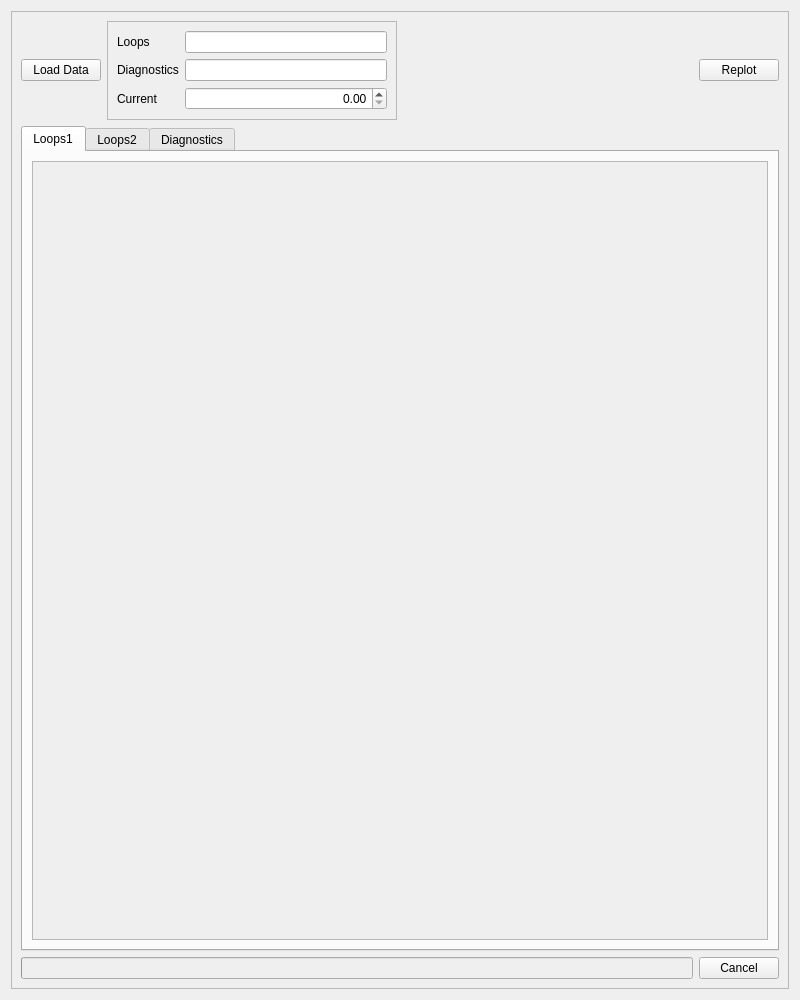
<?xml version="1.0" encoding="UTF-8"?>
<ui version="4.0">
 <class>FastDataLoggerDLLRF</class>
 <widget class="TaurusWidget" name="FastDataLoggerDLLRF">
  <property name="geometry">
   <rect>
    <x>0</x>
    <y>0</y>
    <width>800</width>
    <height>1000</height>
   </rect>
  </property>
  <property name="windowTitle">
   <string>ctrffdl</string>
  </property>
  <layout class="QGridLayout" name="gridLayout_5">
   <item row="0" column="0">
    <widget class="QScrollArea" name="generalScrollArea">
     <property name="widgetResizable">
      <bool>true</bool>
     </property>
     <widget class="QWidget" name="scrollAreaWidgetContents">
      <property name="geometry">
       <rect>
        <x>0</x>
        <y>0</y>
        <width>786</width>
        <height>986</height>
       </rect>
      </property>
      <layout class="QGridLayout" name="gridLayout">
       <item row="0" column="0">
        <layout class="QHBoxLayout" name="horizontalLayout_2">
         <item>
          <widget class="QPushButton" name="loadButton">
           <property name="text">
            <string>Load Data</string>
           </property>
          </widget>
         </item>
         <item>
          <widget class="QFrame" name="frame">
           <property name="minimumSize">
            <size>
             <width>285</width>
             <height>0</height>
            </size>
           </property>
           <property name="frameShape">
            <enum>QFrame::StyledPanel</enum>
           </property>
           <property name="frameShadow">
            <enum>QFrame::Raised</enum>
           </property>
           <layout class="QGridLayout" name="gridLayout_9">
            <item row="2" column="1">
             <widget class="QDoubleSpinBox" name="BeamCurrentValue">
              <property name="alignment">
               <set>Qt::AlignRight|Qt::AlignTrailing|Qt::AlignVCenter</set>
              </property>
             </widget>
            </item>
            <item row="1" column="1">
             <widget class="QLineEdit" name="DiagFileValue"/>
            </item>
            <item row="0" column="1">
             <widget class="QLineEdit" name="LoopsFileValue">
              <property name="minimumSize">
               <size>
                <width>0</width>
                <height>0</height>
               </size>
              </property>
             </widget>
            </item>
            <item row="2" column="0">
             <widget class="QLabel" name="CurrentLabel">
              <property name="text">
               <string>Current</string>
              </property>
             </widget>
            </item>
            <item row="1" column="0">
             <widget class="QLabel" name="DiagFileLabel">
              <property name="text">
               <string>Diagnostics</string>
              </property>
             </widget>
            </item>
            <item row="0" column="0">
             <widget class="QLabel" name="LoopsFileLabel">
              <property name="text">
               <string>Loops</string>
              </property>
             </widget>
            </item>
           </layout>
          </widget>
         </item>
         <item>
          <spacer name="horizontalSpacer">
           <property name="orientation">
            <enum>Qt::Horizontal</enum>
           </property>
           <property name="sizeHint" stdset="0">
            <size>
             <width>40</width>
             <height>20</height>
            </size>
           </property>
          </spacer>
         </item>
         <item>
          <widget class="timeAndDecimation" name="timeAndDecimation"/>
         </item>
         <item>
          <widget class="QPushButton" name="replotButton">
           <property name="text">
            <string>Replot</string>
           </property>
          </widget>
         </item>
        </layout>
       </item>
       <item row="1" column="0">
        <widget class="QTabWidget" name="plotsTab">
         <property name="currentIndex">
          <number>0</number>
         </property>
         <widget class="QWidget" name="loops1Tab">
          <attribute name="title">
           <string>Loops1</string>
          </attribute>
          <layout class="QGridLayout" name="gridLayout_2">
           <item row="0" column="0">
            <widget class="QScrollArea" name="loops1ScrollArea">
             <property name="widgetResizable">
              <bool>true</bool>
             </property>
             <widget class="QWidget" name="loops1ScrollAreaWidgetContents">
              <property name="geometry">
               <rect>
                <x>0</x>
                <y>0</y>
                <width>756</width>
                <height>812</height>
               </rect>
              </property>
              <layout class="QGridLayout" name="gridLayout_6">
               <item row="0" column="0">
                <widget class="Loops" name="loops1Plots"/>
               </item>
              </layout>
             </widget>
            </widget>
           </item>
          </layout>
         </widget>
         <widget class="QWidget" name="loops2Tab">
          <attribute name="title">
           <string>Loops2</string>
          </attribute>
          <layout class="QGridLayout" name="gridLayout_3">
           <item row="0" column="0">
            <widget class="QScrollArea" name="loops2ScrollArea">
             <property name="widgetResizable">
              <bool>true</bool>
             </property>
             <widget class="QWidget" name="loops2ScrollAreaWidgetContents">
              <property name="geometry">
               <rect>
                <x>0</x>
                <y>0</y>
                <width>756</width>
                <height>812</height>
               </rect>
              </property>
              <layout class="QGridLayout" name="gridLayout_7">
               <item row="0" column="0">
                <widget class="Loops" name="loops2Plots"/>
               </item>
              </layout>
             </widget>
            </widget>
           </item>
          </layout>
         </widget>
         <widget class="QWidget" name="diagTab">
          <attribute name="title">
           <string>Diagnostics</string>
          </attribute>
          <layout class="QGridLayout" name="gridLayout_4">
           <item row="0" column="0">
            <widget class="QScrollArea" name="diagScrollArea">
             <property name="widgetResizable">
              <bool>true</bool>
             </property>
             <widget class="QWidget" name="diagScrollAreaWidgetContents">
              <property name="geometry">
               <rect>
                <x>0</x>
                <y>0</y>
                <width>741</width>
                <height>828</height>
               </rect>
              </property>
              <layout class="QGridLayout" name="gridLayout_8">
               <item row="0" column="0">
                <widget class="Diagnostics" name="diagnosticsPlots"/>
               </item>
              </layout>
             </widget>
            </widget>
           </item>
          </layout>
         </widget>
        </widget>
       </item>
       <item row="2" column="0">
        <layout class="QHBoxLayout" name="horizontalLayout">
         <item>
          <widget class="QProgressBar" name="progressBar">
           <property name="enabled">
            <bool>false</bool>
           </property>
          </widget>
         </item>
         <item>
          <widget class="QPushButton" name="cancelButton">
           <property name="text">
            <string>Cancel</string>
           </property>
          </widget>
         </item>
        </layout>
       </item>
      </layout>
     </widget>
    </widget>
   </item>
  </layout>
 </widget>
 <customwidgets>
  <customwidget>
   <class>TaurusWidget</class>
   <extends>QWidget</extends>
   <header>taurus.qt.qtgui.container</header>
   <container>1</container>
  </customwidget>
  <customwidget>
   <class>Diagnostics</class>
   <extends>TaurusWidget</extends>
   <header>diagnostics</header>
  </customwidget>
  <customwidget>
   <class>Loops</class>
   <extends>TaurusWidget</extends>
   <header>loops</header>
  </customwidget>
  <customwidget>
   <class>timeAndDecimation</class>
   <extends>TaurusWidget</extends>
   <header>timeanddecimation</header>
  </customwidget>
 </customwidgets>
 <tabstops>
  <tabstop>loadButton</tabstop>
  <tabstop>replotButton</tabstop>
  <tabstop>cancelButton</tabstop>
  <tabstop>plotsTab</tabstop>
  <tabstop>loops1ScrollArea</tabstop>
  <tabstop>loops2ScrollArea</tabstop>
  <tabstop>diagScrollArea</tabstop>
  <tabstop>generalScrollArea</tabstop>
 </tabstops>
 <resources/>
 <connections/>
</ui>
